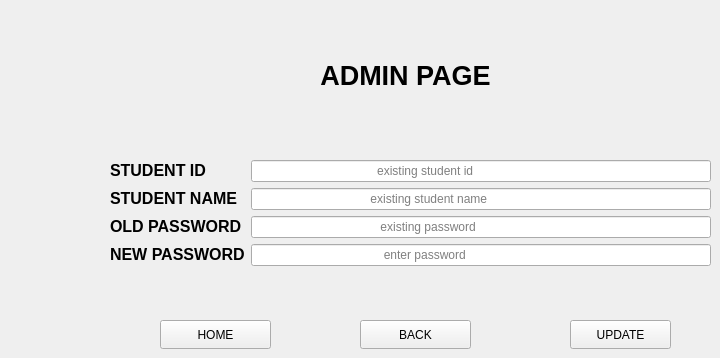
   <widget class="QWidget" name="page_10">
    <widget class="QLabel" name="label_41">
     <property name="geometry">
      <rect>
       <x>290</x>
       <y>40</y>
       <width>231</width>
       <height>71</height>
      </rect>
     </property>
     <property name="styleSheet">
      <string notr="true">color: rgb(0, 0, 0);</string>
     </property>
     <property name="text">
      <string>&lt;html&gt;&lt;head/&gt;&lt;body&gt;&lt;p align=&quot;center&quot;&gt;&lt;span style=&quot; font-size:20pt; font-weight:700;&quot;&gt;ADMIN PAGE&lt;/span&gt;&lt;/p&gt;&lt;/body&gt;&lt;/html&gt;</string>
     </property>
    </widget>
    <widget class="QWidget" name="formLayoutWidget_9">
     <property name="geometry">
      <rect>
       <x>110</x>
       <y>160</y>
       <width>601</width>
       <height>151</height>
      </rect>
     </property>
     <layout class="QFormLayout" name="formLayout_6">
      <item row="0" column="0">
       <widget class="QLabel" name="label_42">
        <property name="styleSheet">
         <string notr="true">color: rgb(0, 0, 0);</string>
        </property>
        <property name="text">
         <string>&lt;html&gt;&lt;head/&gt;&lt;body&gt;&lt;p&gt;&lt;span style=&quot; font-size:12pt; font-weight:700;&quot;&gt;STUDENT ID&lt;/span&gt;&lt;/p&gt;&lt;/body&gt;&lt;/html&gt;</string>
        </property>
       </widget>
      </item>
      <item row="0" column="1">
       <widget class="QLineEdit" name="LINEEDIT100">
        <property name="styleSheet">
         <string notr="true">color: rgb(0, 0, 0);</string>
        </property>
        <property name="text">
         <string/>
        </property>
        <property name="placeholderText">
         <string>                                     existing student id</string>
        </property>
       </widget>
      </item>
      <item row="1" column="0">
       <widget class="QLabel" name="label_43">
        <property name="styleSheet">
         <string notr="true">color: rgb(0, 0, 0);</string>
        </property>
        <property name="text">
         <string>&lt;html&gt;&lt;head/&gt;&lt;body&gt;&lt;p&gt;&lt;span style=&quot; font-size:12pt; font-weight:700;&quot;&gt;STUDENT NAME&lt;/span&gt;&lt;/p&gt;&lt;/body&gt;&lt;/html&gt;</string>
        </property>
       </widget>
      </item>
      <item row="1" column="1">
       <widget class="QLineEdit" name="lineEdit101">
        <property name="styleSheet">
         <string notr="true">color: rgb(0, 0, 0);</string>
        </property>
        <property name="text">
         <string/>
        </property>
        <property name="placeholderText">
         <string>                                   existing student name</string>
        </property>
       </widget>
      </item>
      <item row="2" column="0">
       <widget class="QLabel" name="label_44">
        <property name="styleSheet">
         <string notr="true">color: rgb(0, 0, 0);</string>
        </property>
        <property name="text">
         <string>&lt;html&gt;&lt;head/&gt;&lt;body&gt;&lt;p&gt;&lt;span style=&quot; font-size:12pt; font-weight:700;&quot;&gt;OLD PASSWORD&lt;/span&gt;&lt;/p&gt;&lt;/body&gt;&lt;/html&gt;</string>
        </property>
       </widget>
      </item>
      <item row="2" column="1">
       <widget class="QLineEdit" name="lineEdit102">
        <property name="styleSheet">
         <string notr="true">color: rgb(0, 0, 0);</string>
        </property>
        <property name="text">
         <string/>
        </property>
        <property name="placeholderText">
         <string>                                      existing password</string>
        </property>
       </widget>
      </item>
      <item row="3" column="0">
       <widget class="QLabel" name="label_45">
        <property name="styleSheet">
         <string notr="true">color: rgb(0, 0, 0);</string>
        </property>
        <property name="text">
         <string>&lt;html&gt;&lt;head/&gt;&lt;body&gt;&lt;p&gt;&lt;span style=&quot; font-size:12pt; font-weight:700;&quot;&gt;NEW PASSWORD&lt;/span&gt;&lt;/p&gt;&lt;/body&gt;&lt;/html&gt;</string>
        </property>
       </widget>
      </item>
      <item row="3" column="1">
       <widget class="QLineEdit" name="lineEdit105">
        <property name="styleSheet">
         <string notr="true">color: rgb(0, 0, 0);</string>
        </property>
        <property name="text">
         <string/>
        </property>
        <property name="placeholderText">
         <string>                                       enter password</string>
        </property>
       </widget>
      </item>
     </layout>
    </widget>
    <widget class="QPushButton" name="home222">
     <property name="geometry">
      <rect>
       <x>160</x>
       <y>320</y>
       <width>111</width>
       <height>29</height>
      </rect>
     </property>
     <property name="styleSheet">
      <string notr="true">color: rgb(0, 0, 0);</string>
     </property>
     <property name="text">
      <string>HOME</string>
     </property>
    </widget>
    <widget class="QPushButton" name="back99">
     <property name="geometry">
      <rect>
       <x>360</x>
       <y>320</y>
       <width>111</width>
       <height>29</height>
      </rect>
     </property>
     <property name="styleSheet">
      <string notr="true">color: rgb(0, 0, 0);</string>
     </property>
     <property name="text">
      <string>BACK</string>
     </property>
    </widget>
    <widget class="QPushButton" name="update100">
     <property name="geometry">
      <rect>
       <x>570</x>
       <y>320</y>
       <width>101</width>
       <height>29</height>
      </rect>
     </property>
     <property name="styleSheet">
      <string notr="true">color: rgb(0, 0, 0);</string>
     </property>
     <property name="text">
      <string>UPDATE</string>
     </property>
    </widget>
   </widget>
